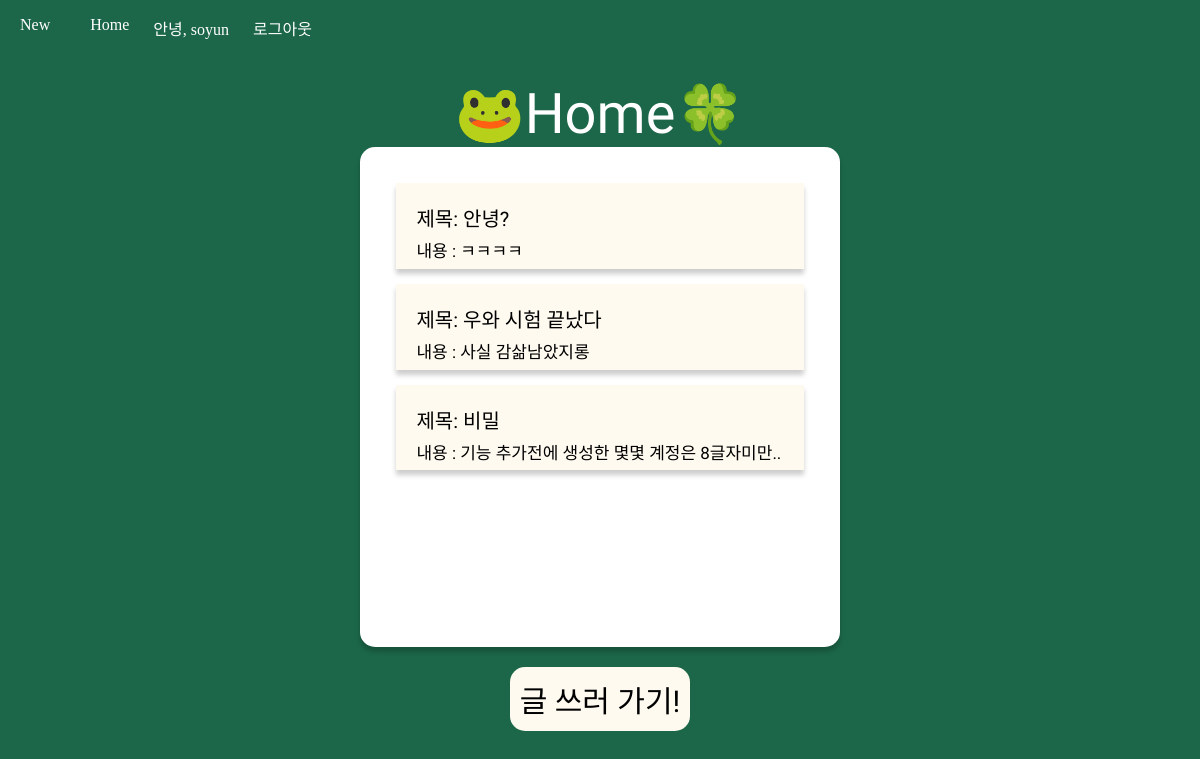
The app's page / (signed in) with its own data.
### app/models.py (models this page shows, shortened)
class Post(models.Model):
   title = models.CharField(max_length=50)
   content = models.TextField()
   author = models.ForeignKey(User, on_delete=models.CASCADE, related_name='posts', default=1)
   last_viewed = models.DateTimeField(auto_now_add=True)

### app/views.py (the view)
# urls.py: 2. Add a URL to urlpatterns:  path('', views.home, name='home')
def home(request):
   posts = Post.objects.all()
   return render(request, 'home.html', {'posts':posts})

### app/templates/home.html
{% extends 'base.html' %} {% block title %} 🐸Home🍀 {% endblock %} {% block css %}
{% load static %}
<link rel="stylesheet" type="text/css" href="{% static 'home.css' %}" />
{% endblock %} {% block content %}
<div class="posts_box">
  {% for post in posts %}
  <a href="{% url 'detail' post.pk %}">
    <div class="post_wrapper">
      <div class="post_title">제목: {{post.title}}</div>
      <div class="post_content">내용 : {{post.content}}</div>
    </div>
  </a>
  {% endfor %}
</div>
<a id="post-button" href="{% url 'new' %}">글 쓰러 가기!</a>
{% endblock %}

### app/templates/base.html (shortened to what this page needs)
<!DOCTYPE html>
{% load account socialaccount %}
<html lang="en">
  <head>
    {% load static %}
    <link rel="stylesheet" type="text/css" href="{% static 'base.css' %}" />
    {% block css %} {% endblock css %}
  </head>
  <body>
    <nav id="navbar">
      <ul class="navbar__menu">
        <li class="navbar__menu__item">
          <a href="{% url 'new' %}">New</a>
        </li>
        <li class="navbar__menu__item">
          <a href="{% url 'home' %}">Home</a>
        </li>
        {% if user.is_authenticated %}
        <span class="navbar__menu__item">안녕, {{user.username}}</span>
        <li class="navbar__menu__item">
          <a href="{% url 'logout'%}">로그아웃</a>
        </li>
        {% endif %}
      </ul>
    </nav>
    <div class="title">{% block title %} {% endblock title %}</div>
    <div class="container">{% block content %} {% endblock content %}</div>
  </body>
</html>

### app/static/base.css (style rules this page uses)
:root { --color-white: #ffffff; --color-dark-grey: #8f8f8f; --color-light-grey: #ebebeb; --color-blue: #668efd; --color-black: #ffffff; --font-large: 48px; --font-medium: 28px; --font-regular: 18px; --font-small: 16px; --font-micro: 14px; --weight-bold: 700; --weight-semi-bold: 500; --weight-regular: 400; --size-border-radius: 4px; }
body { margin: 0; width: 100%; background-color: rgb(0, 0, 0); }
.title { text-align: center; margin-top: 25px; font-size: 3.5rem; color: #ffffff; font-family: "Koulen", cursive; }
.container { width: 100%; display: flex; justify-content: center; }
a { text-decoration: none; color: var(--color-black); }
ul { list-style: none; padding-left: 0; }
#navbar { width: 100%; display: flex; justify-content: space-between; align-items: center; transition: all 300ms ease-in-out; z-index: 1; color: #ffffff; }
.navbar__menu { display: flex; padding-left: 0; }
.navbar__menu .navbar__menu__item { margin: 0 4px; cursor: pointer; color: #ffffff; }
.navbar__menu .navbar__menu__item a { padding: 8px 16px; }

### app/static/home.css (style rules this page uses)
body { margin:0; width: 100%; background-color:rgb(28, 103, 74); }
.title { text-align:center; margin-top:25px; font-size:3.5rem; color:#ffffff; font-family: 'Koulen', cursive; }
.container { width:100%; display:flex; justify-content: center; flex-direction:column; align-items:center; }
.posts_box { background-color:rgb(255, 255, 255); width:40%; box-sizing:border-box; height:500px; border-radius:15px; box-shadow:0 5px 5px 0 rgba(0, 0, 0, 0.2); padding:3%; }
.posts_box > a { color:black; text-decoration: none; width:80%; margin-bottom:5px; }
.post_wrapper { background-color:floralwhite; box-shadow:0 5px 5px 0 rgba(0, 0, 0, 0.2); padding:5%; font-family: 'Jua', sans-serif; font-size:20px; height:45px; margin-bottom:15px; }
.post_title { font-weight:300; margin-bottom:5px; }
.post_content { font-size:17px; }
#post-button { margin-top:20px; text-decoration: none; color:black; font-family: 'Jua', sans-serif; font-size:30px; background-color:floralwhite; padding:10px; border-radius:15px; }

### records on screen
Post: title "안녕?", content "ㅋㅋㅋㅋ"
Post: title "우와 시험 끝났다", content "사실 감삶남았지롱"
Post: title "비밀", content "기능 추가전에 생성한 몇몇 계정은 8글자미만.."

### other values on screen
{{ user.username }} "soyun"
